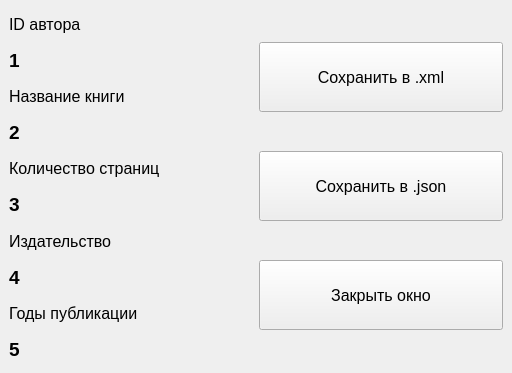
<?xml version="1.0" encoding="UTF-8"?>
<ui version="4.0">
 <class>MainWindow</class>
 <widget class="QMainWindow" name="MainWindow">
  <property name="geometry">
   <rect>
    <x>0</x>
    <y>0</y>
    <width>512</width>
    <height>373</height>
   </rect>
  </property>
  <property name="windowTitle">
   <string>Информация о книге</string>
  </property>
  <widget class="QWidget" name="centralwidget">
   <layout class="QHBoxLayout" name="horizontalLayout">
    <item>
     <layout class="QVBoxLayout" name="verticalLayout_2">
      <item>
       <widget class="QLabel" name="label">
        <property name="font">
         <font>
          <pointsize>12</pointsize>
         </font>
        </property>
        <property name="text">
         <string>ID автора</string>
        </property>
       </widget>
      </item>
      <item>
       <widget class="QLabel" name="label_auth_id">
        <property name="font">
         <font>
          <pointsize>14</pointsize>
          <weight>75</weight>
          <bold>true</bold>
         </font>
        </property>
        <property name="text">
         <string>1</string>
        </property>
       </widget>
      </item>
      <item>
       <widget class="QLabel" name="label_3">
        <property name="font">
         <font>
          <pointsize>12</pointsize>
         </font>
        </property>
        <property name="text">
         <string>Название книги</string>
        </property>
       </widget>
      </item>
      <item>
       <widget class="QLabel" name="label_name">
        <property name="font">
         <font>
          <pointsize>14</pointsize>
          <weight>75</weight>
          <bold>true</bold>
         </font>
        </property>
        <property name="text">
         <string>2</string>
        </property>
       </widget>
      </item>
      <item>
       <widget class="QLabel" name="label_5">
        <property name="font">
         <font>
          <pointsize>12</pointsize>
         </font>
        </property>
        <property name="text">
         <string>Количество страниц</string>
        </property>
       </widget>
      </item>
      <item>
       <widget class="QLabel" name="label_pages">
        <property name="font">
         <font>
          <pointsize>14</pointsize>
          <weight>75</weight>
          <bold>true</bold>
         </font>
        </property>
        <property name="text">
         <string>3</string>
        </property>
       </widget>
      </item>
      <item>
       <widget class="QLabel" name="label_6">
        <property name="font">
         <font>
          <pointsize>12</pointsize>
         </font>
        </property>
        <property name="text">
         <string>Издательство</string>
        </property>
       </widget>
      </item>
      <item>
       <widget class="QLabel" name="label_publisher">
        <property name="font">
         <font>
          <pointsize>14</pointsize>
          <weight>75</weight>
          <bold>true</bold>
         </font>
        </property>
        <property name="text">
         <string>4</string>
        </property>
       </widget>
      </item>
      <item>
       <widget class="QLabel" name="label_10">
        <property name="font">
         <font>
          <pointsize>12</pointsize>
         </font>
        </property>
        <property name="text">
         <string>Годы публикации</string>
        </property>
       </widget>
      </item>
      <item>
       <widget class="QLabel" name="label_years">
        <property name="font">
         <font>
          <pointsize>14</pointsize>
          <weight>75</weight>
          <bold>true</bold>
         </font>
        </property>
        <property name="text">
         <string>5</string>
        </property>
       </widget>
      </item>
     </layout>
    </item>
    <item>
     <layout class="QVBoxLayout" name="verticalLayout">
      <item>
       <widget class="QPushButton" name="button_save_xml">
        <property name="minimumSize">
         <size>
          <width>150</width>
          <height>70</height>
         </size>
        </property>
        <property name="font">
         <font>
          <pointsize>12</pointsize>
         </font>
        </property>
        <property name="text">
         <string>Сохранить в .xml</string>
        </property>
       </widget>
      </item>
      <item>
       <widget class="QPushButton" name="button_save_json">
        <property name="minimumSize">
         <size>
          <width>150</width>
          <height>70</height>
         </size>
        </property>
        <property name="font">
         <font>
          <pointsize>12</pointsize>
         </font>
        </property>
        <property name="text">
         <string>Сохранить в .json</string>
        </property>
       </widget>
      </item>
      <item>
       <widget class="QPushButton" name="button_close">
        <property name="minimumSize">
         <size>
          <width>150</width>
          <height>70</height>
         </size>
        </property>
        <property name="font">
         <font>
          <pointsize>12</pointsize>
         </font>
        </property>
        <property name="text">
         <string>Закрыть окно</string>
        </property>
       </widget>
      </item>
     </layout>
    </item>
   </layout>
  </widget>
 </widget>
 <resources/>
 <connections/>
</ui>
